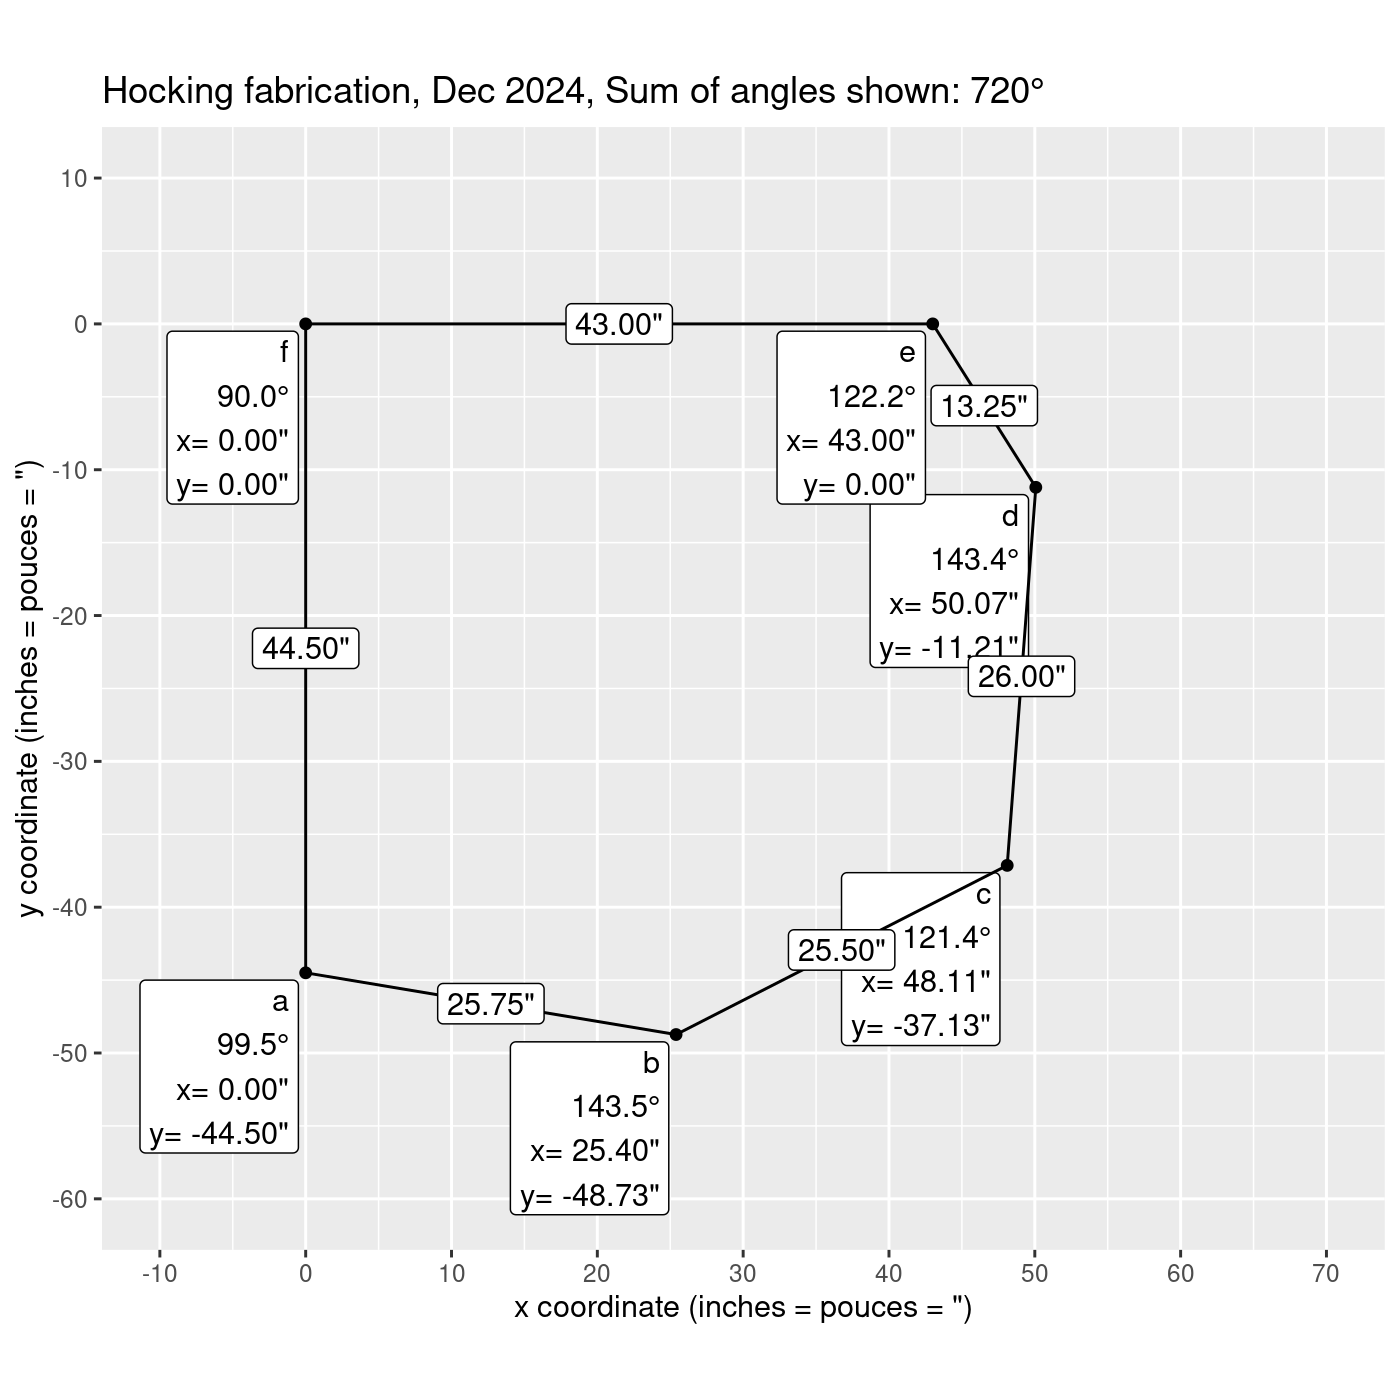

This figure's R source:
init.par <- c(xb=25,yb=-50,xc=50,yc=-40,xd=60,yd=-20)
fun <- function(x){
  term <- function(xpos,xneg,ypos,yneg,target){
    (sqrt((xpos-xneg)^2+(ypos-yneg)^2)-target)^2
  }
  with(as.list(x),{
    term(xb,0,-44.5,yb,25.75)+
      term(xc,xb,yc,yb,25.5)+
      term(xd,xc,yd,yc,26)+
      term(xd,43,0,yd,13.25)
  })
}
result <- optimx::optimx(init.par,fun)
library(data.table)
result.dt <- data.table(
  result,
  xa=0, ya=-44.5, xe=43, ye=0, xf=0, yf=0,
  algorithm=rownames(result))
result.wide <- melt(
  result.dt,
  measure.vars=measure(value.name, point, pattern="([xy])([a-f])")
)[order(algorithm,point)]

angle.dt <- result.wide[, {
  more <- .SD[c(1:.N,1:2)]
  i <- seq(2, nrow(more)-1)
  before <- more[i-1,.(x,y)]
  here <- more[i,.(x,y)]
  after <- more[i+1,.(x,y)]
  h <- function(a,b)sqrt(rowSums((a-b)^2))
  A=h(before,here)
  B=h(after,here)
  C=h(before,after)
  radians <- acos((A^2+B^2-C^2)/(2*A*B))
  data.table(more[i], degrees=360*radians/(2*pi))
}, by=algorithm]
dist.dt <- result.wide[, {
  more <- .SD[c(1:.N,1)]
  i <- seq(2, nrow(more))
  before <- more[i-1,.(x,y)]
  here <- more[i,.(x,y)]
  h <- function(a,b)sqrt(rowSums((a-b)^2))
  data.table((before+here)/2, dist=h(before,here))
}, by=algorithm]
library(ggplot2)
ggplot()+
  geom_polygon(aes(
    x,y),
    fill=NA,
    color="black",
    data=angle.dt)+
  geom_label(aes(
    x,y,label=paste0(point,"\n",as.integer(degrees),"°")),
    data=angle.dt)+
  geom_label(aes(
    x,y,label=sprintf('%.2f"',dist)),
    data=dist.dt)+
  facet_grid(. ~ algorithm, labeller=label_both)+
  coord_equal()

only <- function(DT)DT[algorithm=="BFGS"]
angle.show <- only(angle.dt)[, round.degrees := round(degrees,1)][]
dist.show <- only(dist.dt)
gg <- ggplot()+
  ggtitle(paste0(
    "Hocking fabrication, Dec 2024, Sum of angles shown: ",
    sum(angle.show$round.degrees),
    "°"))+
  geom_label(aes(
    x,y,
    hjust=ifelse(x==0, 1, 0),
    vjust=ifelse(y < -10, 1, 0),
    label=sprintf('%s\n%.1f°\nx= %.2f"\ny= %.2f"',point,degrees,x,y)),
    data=angle.show)+
  geom_polygon(aes(
    x,y),
    fill=NA,
    color="black",
    data=angle.show)+
  geom_point(aes(
    x,y),
    data=angle.show)+
  geom_label(aes(
    x,y,label=sprintf('%.2f"',dist)),
    data=dist.show)+
  coord_equal()+
  scale_x_continuous(
    'x coordinate (inches = pouces = ")',
    limits=c(-10,70), breaks=seq(-100,100,10))+
  scale_y_continuous(
    'y coordinate (inches = pouces = ")',
    limits=c(-60,10), breaks=seq(-100,100,10))
png("fire-angles.png", width=8, height=7, units="in", res=200)
print(gg)
dev.off()

## manual
p <- function(point, x, y)data.table(point,x,y)
result.wide <- data.table(algorithm="Manual", rbind(
  p("A",0,0),
  p("B",0,-44.5),
  p("C",27,-54),
  p("D",50,-40.5),
  p("E",55.25,-12.25),
  p("F",45.125,0)))
angle.dt <- result.wide[, {
  more <- .SD[c(1:.N,1:2)]
  i <- seq(2, nrow(more)-1)
  before <- more[i-1,.(x,y)]
  here <- more[i,.(x,y)]
  after <- more[i+1,.(x,y)]
  h <- function(a,b)sqrt(rowSums((a-b)^2))
  A=h(before,here)
  B=h(after,here)
  C=h(before,after)
  radians <- acos((A^2+B^2-C^2)/(2*A*B))
  data.table(more[i], degrees=360*radians/(2*pi))
}, by=algorithm
][
, round.degrees := round(degrees,1)
][]
dist.dt <- result.wide[, {
  more <- .SD[c(1:.N,1)]
  i <- seq(2, nrow(more))
  before <- more[i-1,.(x,y)]
  here <- more[i,.(x,y)]
  h <- function(a,b)sqrt(rowSums((a-b)^2))
  data.table((before+here)/2, dist=h(before,here))
}, by=algorithm]
gg <- ggplot()+
  ggtitle(paste0(
    "Hocking fabrication, Dec 2024, Sum of angles shown: ",
    sum(angle.show$round.degrees),
    "°"))+
  geom_label(aes(
    x,y,label=sprintf(
      '%s\n%s°\nx= %.2f"\ny= %.2f"',
      point,as.character(round.degrees),x,y),
    hjust=ifelse(x==0, 1, 0),
    vjust=ifelse(y < -10, 1, 0)),
    data=angle.dt)+
  geom_polygon(aes(
    x,y),
    fill=NA,
    color="black",
    data=angle.dt)+
  geom_point(aes(
    x,y),
    data=angle.dt)+
  geom_label(aes(
    x,y,label=sprintf('%.2f"',dist)),
    data=dist.dt)+
  coord_equal()+
  scale_x_continuous(
    'x coordinate (inches = pouces = ")',
    limits=c(-10,70), breaks=seq(-100,100,10))+
  scale_y_continuous(
    'y coordinate (inches = pouces = ")',
    limits=c(-70,10), breaks=seq(-100,100,10))
png("fire-angles-manual.png", width=8, height=7, units="in", res=200)
print(gg)
dev.off()

algo2design <- data.table(
  algorithm=c("BFGS","Manual"),
  design=c("initial","revised"))
both <- function(...)rbind(...)[algo2design,on="algorithm"]
angle.both <- both(angle.show, angle.dt)
dist.both <- both(dist.show, dist.dt)
gg <- ggplot()+
  ggtitle("Hocking fabrication, Dec 2024")+
  facet_grid(. ~ design, labeller=label_both)+
  geom_label(aes(
    x,y,label=sprintf(
      '%s\n%s°\nx= %.2f"\ny= %.2f"',
      point,as.character(round.degrees),x,y),
    hjust=ifelse(x==0, 1, 0),
    vjust=ifelse(y < -10, 1, 0)),
    data=angle.both)+
  geom_polygon(aes(
    x,y),
    fill=NA,
    color="black",
    data=angle.both)+
  geom_point(aes(
    x,y),
    data=angle.both)+
  geom_label(aes(
    x,y,label=sprintf('%.2f"',dist)),
    data=dist.both)+
  coord_equal()+
  scale_x_continuous(
    'x coordinate (inches = pouces = ")',
    limits=c(-10,70), breaks=seq(-100,100,10))+
  scale_y_continuous(
    'y coordinate (inches = pouces = ")',
    limits=c(-60,10), breaks=seq(-100,100,10))
png("fire-angles-both.png", width=14, height=7, units="in", res=200)
print(gg)
dev.off()

gg <- ggplot()+
  ggtitle("Hocking fabrication, Dec 2024")+
  theme(legend.position=c(0.9,0.1))+
  scale_size_manual(values=c(
    revised=2,
    initial=4))+
  geom_polygon(aes(
    x,y, color=design, size=design),
    fill=NA,
    data=angle.both)+
  coord_equal()+
  scale_x_continuous(
    'x coordinate (inches = pouces = ")',
    breaks=seq(-100,100,10))+
  scale_y_continuous(
    'y coordinate (inches = pouces = ")',
    breaks=seq(-100,100,10))
png("fire-angles-superposition.png", width=8, height=7, units="in", res=200)
print(gg)
dev.off()
